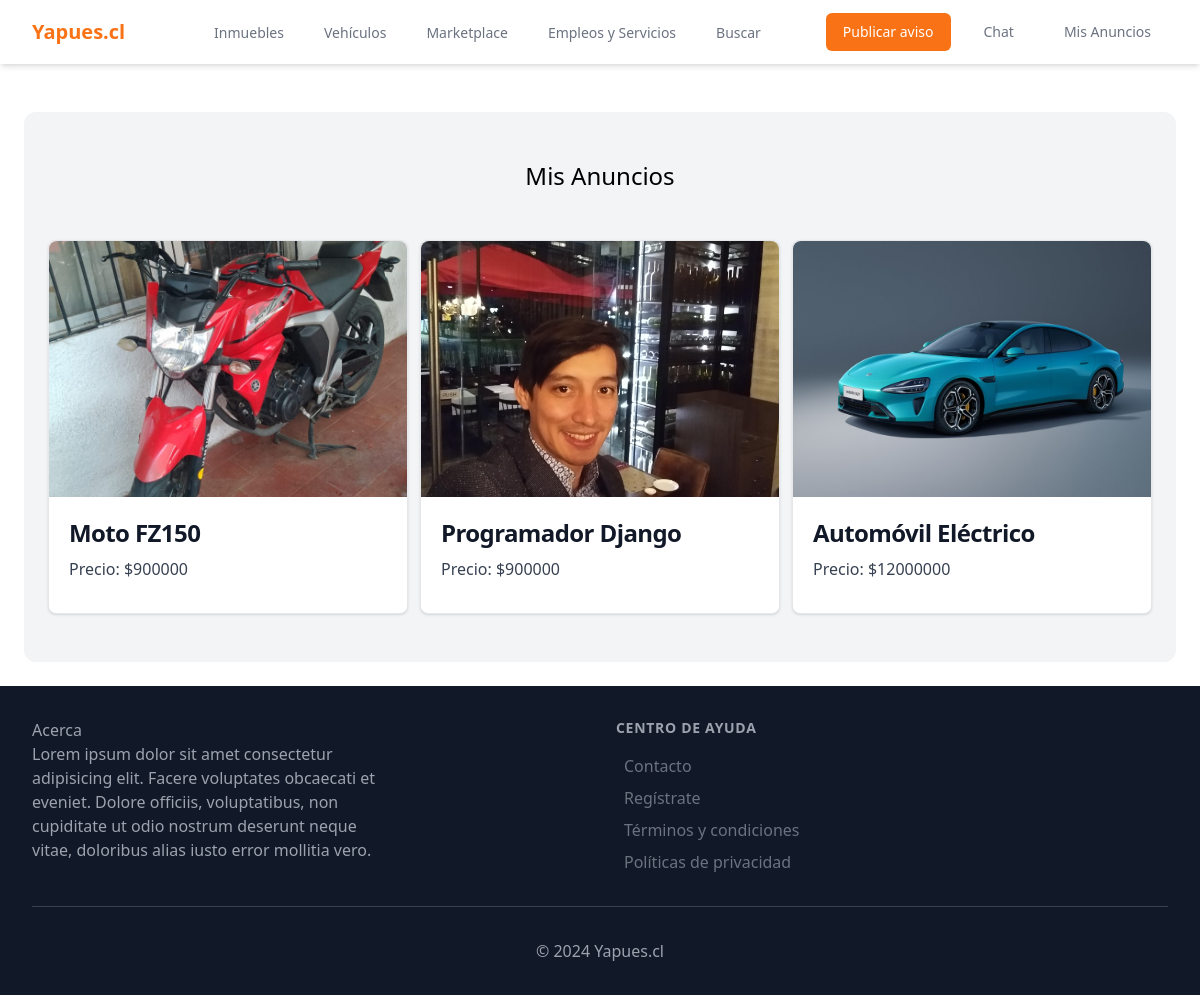
The app's page /dashboard/ (signed in) with its own data.
### item/models.py (models this page shows, shortened)
class  Item(models.Model):
    categoria = models.ForeignKey(Category, related_name='items', on_delete=models.CASCADE)
    nombre = models.CharField(max_length=255)
    descripcion = models.TextField(blank=True, null=True)
    precio = models.FloatField()
    imagen = models.ImageField(upload_to='item_images', blank=True, null=True)
    vendido = models.BooleanField(default=False)
    created_by = models.ForeignKey(User, related_name='items', on_delete=models.CASCADE)
    created_at = models.DateTimeField(auto_now_add=True)

### dashboard/views.py (the view)
# urls.py: path('', views.index, name='index'),
@login_required
def index(request):
    items = Item.objects.filter(created_by=request.user)
    return render(request, 'dashboard/index.html', {
        'items': items,
    })

### dashboard/templates/dashboard/index.html (shortened to what this page needs)
{% extends 'core/base.html' %}
{% block content %}
    <div class="mt-6 px-6 py-12 bg-gray-100 rounded-xl">
        <h2 class="mb-12 text-2xl text-center">Mis Anuncios</h2>
        <div class="grid grid-cols-3 gap-3">
            {% for item in items %}
            <div class="max-w-sm h-full bg-white border border-gray-200 rounded-lg shadow dark:bg-gray-800 dark:border-gray-700">
                <a href="{% url 'item:detail' item.id %}">
                    <img class="w-full h-64 rounded-t-lg object-cover" src="{{ item.imagen.url }}" alt="{{ item.nombre }}">
                </a>
                <div class="p-5">
                    <h5 class="mb-2 text-2xl font-bold tracking-tight text-gray-900 dark:text-white">{{ item.nombre }}</h5>
                    <p class="mb-3 font-normal text-gray-700 dark:text-gray-400">Precio: ${{ item.precio|floatformat:0 }}</p>
                </div>
            </div>
            {% endfor %}
        </div>
    </div>
{% endblock %}

### records on screen
Item: imagen (picture), nombre "Moto FZ150", precio "900000"
Item: imagen (picture), nombre "Programador Django", precio "900000"
Item: imagen (picture), nombre "Automóvil Eléctrico", precio "12000000"
